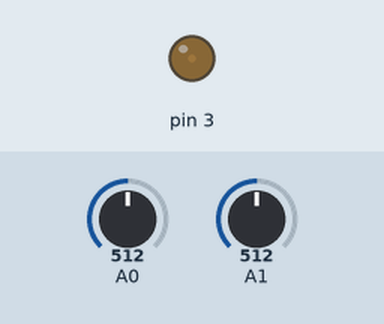
This sketch was run on a simulated Arduino Uno, built with avr-gcc and run on an emulated ATmega328P. Parts: output pins drawn as LEDs (lit = HIGH). Inputs (shaded band) come from the test bench; at power-on: A0 = 512, A1 = 512.

Above: at 1.2 s.
1.3 s: A0 set to 716
At 1.8 s:
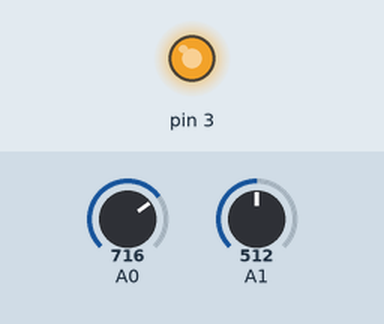
2.8 s: A1 set to 900
At 3.3 s:
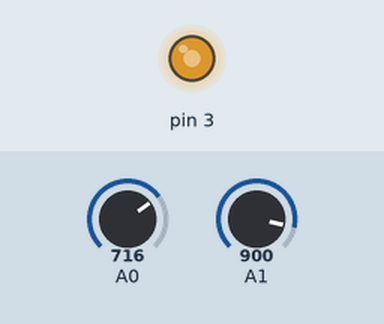
4.3 s: A1 set to 716
At 4.7 s:
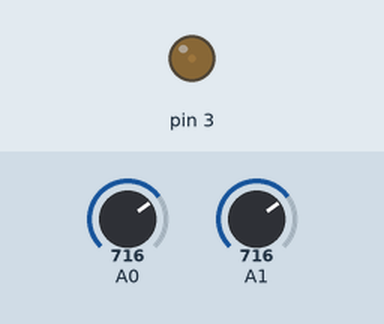
5.8 s: A0 set to 900
At 6.2 s:
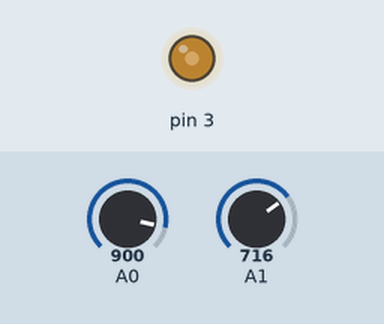
Timing chart, 0 to 8.3 s (numbered marks = the images above; inputs shaded):
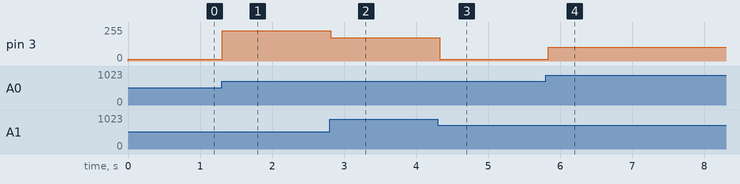

Measured:
- after the input at 1.3 s, pin 3: 12/255 → 226/255 at once
- after the input at 2.8 s, pin 3: 226/255 → 175/255 at once
- after the input at 4.3 s, pin 3: 175/255 → 12/255 at once
- after the input at 5.8 s, pin 3: 12/255 → 105/255 at once

The sketch:

AA-Sensor-Output-to-Meter-demo.ino
```cpp
/******************************************************************************************
Reads an AA-Series analog magnetometer sensor, amplifies and corrects offset using an
Arduino Uno. Sensor OUT+ on IO0 and OUT- on IO1. Amplified PWM output on IO3.
*******************************************************************************************/
int sensor = 0; //The sensor output

void setup() {
}

void loop() {
  sensor = analogRead(0)-analogRead(1); //Read the sensor differential output voltage
  //(OUT+ on IO0 and OUT- on IO1)
  sensor = map(sensor, -2, 40, 0, 255); //Correct offset and scale to saturation level
  analogWrite(3, sensor); //Output the corrected sensor output to IO3
  delay(50);
}
```
